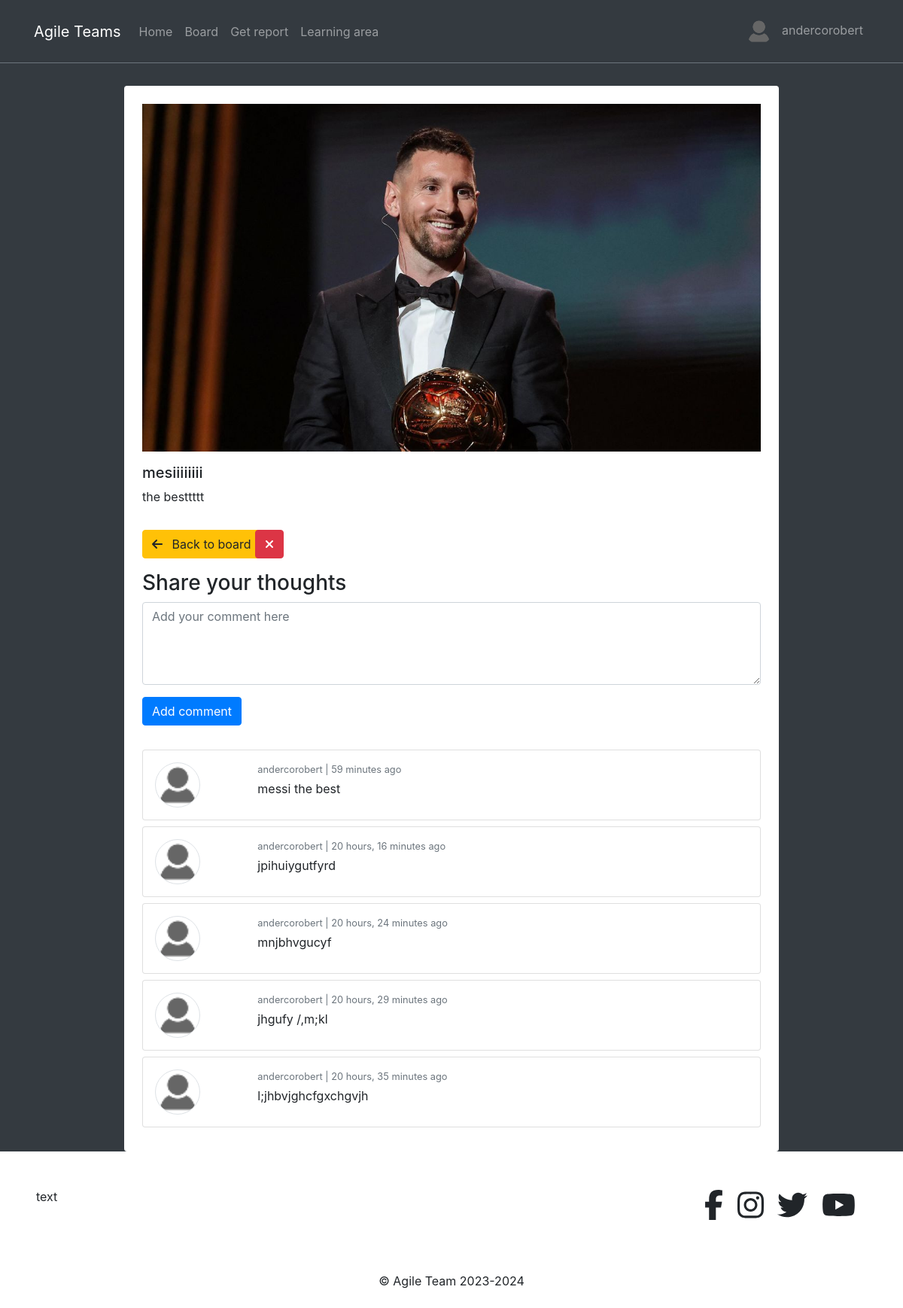
The page /posts/19/detail/ (signed in) on the database its author committed.
### posts/models.py (models this page shows, shortened)
class Post(models.Model):
    author = models.ForeignKey(Profile, on_delete=models.CASCADE)
    liked = models.ManyToManyField(Profile, related_name="liked", blank=True)
    updated = models.DateTimeField(auto_now=True)
    created = models.DateTimeField(auto_now_add=True)

class GeneralPost(Post):
    title = models.CharField(max_length=200)
    description = models.CharField(max_length=300)
    image = models.ImageField(upload_to=get_upload_path, blank=True, validators=[FileExtensionValidator(['png','jpg', 'jpeg'])])

class Comment(models.Model):
    user = models.ForeignKey(Profile, on_delete=models.CASCADE)
    post = models.ForeignKey(GeneralPost, on_delete=models.CASCADE)
    body = models.TextField(max_length=300)
    created = models.DateTimeField(auto_now_add=True)
    class Meta:
        ordering = ('-created', )

### profiles/models.py (models this page shows)
class Profile(models.Model):
    user = models.OneToOneField(User, on_delete=models.CASCADE)
    bio = models.TextField()
    profile_picture = models.ImageField(upload_to=get_upload_path, default="uploads/profile/img/avatar.png", validators=[FileExtensionValidator(['png','jpg', 'jpeg'])])
    team = models.CharField(max_length=200)
    updated = models.DateTimeField(auto_now=True)
    created = models.DateTimeField(auto_now_add=True)
    def __str__(self):
        return "{}".format(self.user)

### posts/views.py (the view, shortened to what this page needs)
# urls.py: path('<pk>/detail/', GeneralDetailPost.as_view(), name='gp-detail'),
class GeneralDetailPost(LoginRequiredMixin, DetailView):
    model = GeneralPost
    template_name = 'posts/detail.html'
    def get_object(self, *args, **kwargs):
        pk = self.kwargs.get('pk')
        post_ = get_object_or_404(GeneralPost, pk=pk)
        return post_
    def get_context_data(self, **kwargs):
        context = super().get_context_data(**kwargs)
        context["form"] = CommentForm()
        return context

### posts/forms.py
class CommentForm(forms.ModelForm):
    body = forms.CharField(label='', widget=forms.Textarea(attrs={'rows':4, 'placeholder':'Add your comment here'}))
    class Meta:
        model = Comment
        fields = ('body', )

### profiles/context_processors.py (called while the page is built)
def profile_pic(request):
    if request.user.is_authenticated:
        user = request.user
        try:
            profile_obj = Profile.objects.get(user=user)
            pic = profile_obj.profile_picture
        except Profile.DoesNotExist:
            pic = None
        return {'picture':pic}
    return {}

def get_profile(request):
    if request.user.is_authenticated:
        user = request.user
        try:
            profile_obj = Profile.objects.get(user=user)
        except Profile.DoesNotExist:
            pic = None
        return {'profile':profile_obj}
    return {}

### posts/templates/posts/detail.html (shortened to what this page needs)
{% extends 'base.html' %}
{% load crispy_forms_tags %}
{% block content %}
<div class="col-9 mx-auto" style="margin-top: 70px;">
    <div class="bg-white p-4 rounded">
        {% if object.report %}
        Description: <br> {{object.problem_reported.description }}
        <br>
        <table class="tg">
        <tr>
            <th class="tg-ve35">Author</th>
            <th class="tg-wo29">{{ object.author }}</th>
        </tr>
        <tr>
            <td class="tg-wo29">Day</td>
            <td class="tg-wo29">{{ object.report.day }}</td>
        </tr>
        <tr>
            <td class="tg-wo29">Hour from</td>
            <td class="tg-wo29">{{ object.report.start_hour }}</td>
        </tr>
        <tr>
            <td class="tg-wo29">Hour to</td>
            <td class="tg-wo29">{{ object.report.end_hour }}</td>
        </tr>
            <tr>
            <td class="tg-wo29">Sprint / Project</td>
            <td class="tg-wo29">{{ object.report.product }} / {{ object.report.production_line }}</td>
        </tr>
            <tr>
            <td class="tg-wo29">Plan / Execution</td>
            <td class="tg-wo29">{{ object.report.plan }} / {{ object.report.execution }}</td>
        </tr>
        </table>
        <br>
        <strong>{{ object.problem_reported.category }}</strong>
        <br>
        <small class="text-muted">{{object.problem_reported.problem_id }}</small>
        <br>
        Cost: {{object.problem_reported.breakdown }} min
        <br>
    {% else %}
            {% if object.image %}
                <div class="mb-3"><img class="w-100" src="{{object.image.url}}"></div>
            {% endif %}
            <h5>{{object.title}}</h5>
            <p>{{object.description}}</p>
        {% endif %}
        <div class="row">
            <div class="col-2 my-3">
                <a href="{% url 'posts:post-list' %}">
                    <button class="btn btn-warning">
                        <i class="fas fa-arrow-left mr-2"></i> Back to board
                    </button>
                </a>
            </div>
            {% if not object.report and object.author.user == request.user %}
            <div class="col-2 my-3">
                <a href="{% url 'posts:gp-delete' object.pk %}">
                    <button class="btn btn-danger h-100 ml-2">
                        <i class="fas fa-times"> Delete</i>
                    </button>
                </a>
            </div>
        {% endif %}
        </div>
        {% if not object.report %}
            <h3>Share your thoughts</h3>
            <form action="" method="POST">
                {{ form|crispy }}
                <button class="btn btn-primary" type="submit">Add comment</button>
            </form>
            <br>
            <div id="comment-box">
                {% if object.comment_set.all %}
                    {% for c in object.comment_set.all %}
                        <div class="card p-3 my-2">
                            <div class="row">
                                <div class='col-2'>
                                    <img src="{{ c.user.profile_picture.url }}" width="60" height="60" class="rounded-circle border">
                                </div>
                                <div class='col-8'>
                                    <div class="text-muted small mb-1">{{c.user}} | {{ c.created|timesince }} ago</div>
                                    <div>{{ c.body }}</div>
                                </div>
                            </div>
                        </div>
                    {% endfor %}
                {% else %}
                    <h3>No comments yet</h3>
                {% endif %}
            </div>
        {% endif %}
    </div>
</div>
{% endblock content %}

### templates/navbar.html (shortened to what this page needs)
<nav class="navbar navbar-icon-top navbar-expand-lg navbar-dark bg-dark border-bottom border-secondary fixed-top py-3">
    <div class="container">
        <a class="navbar-brand" href="{{ path_home }}">Agile Teams</a>
        <div class="collapse navbar-collapse" id="navbarSupportedContent">
            <ul class="navbar-nav mr-auto">
                <li class="nav-item">
                    <a class="nav-link" href="{% url "reports:home" %}">Home</a>
                </li>
                <li class="nav-item">
                    <a class="nav-link" href="{% url "posts:post-list" %}">Board</a>
                </li>
                <li class="nav-item">
                    <a class="nav-link" href="{% url "reports:select-view" %}">Get report</a>
                </li>
                <li class="nav-item">
                    <a class="nav-link" href="">Learning area</a>
                </li>
            </ul>
            <ul class='navbar-nav'>
                {% if request.user.is_authenticated %}
                <li class='nav-item'>
                    <a class='nav-link' href=''>
                        <img src='{{picture.url}}' class='img-avatar' alt='profile picture'>
                        <span class='ml-2'> {{request.user}} </span>
                    </a>
                </li>
                {% endif %}
            </ul>
        </div>
    </div>
</nav>

### static_project/css/style.css (style rules this page uses)
.img-avatar { height: 35px; width: 35px; border-radius: 50%; }

### rows shown on the page
GeneralPost: image (picture), title "mesiiiiiiii", description "the besttttt"
Comment: user.profile_picture (picture), user "andercorobert", created "59 minutes", body "messi the best"
Comment: user.profile_picture (picture), user "andercorobert", created "20 hours, 16 minutes", body "jpihuiygutfyrd"
Comment: user.profile_picture (picture), user "andercorobert", created "20 hours, 24 minutes", body "mnjbhvgucyf"
Comment: user.profile_picture (picture), user "andercorobert", created "20 hours, 29 minutes", body "jhgufy /,m;kl"
Comment: user.profile_picture (picture), user "andercorobert", created "20 hours, 35 minutes", body "l;jhbvjghcfgxchgvjh"

### other values the page prints
{{ request.user }} "andercorobert"
